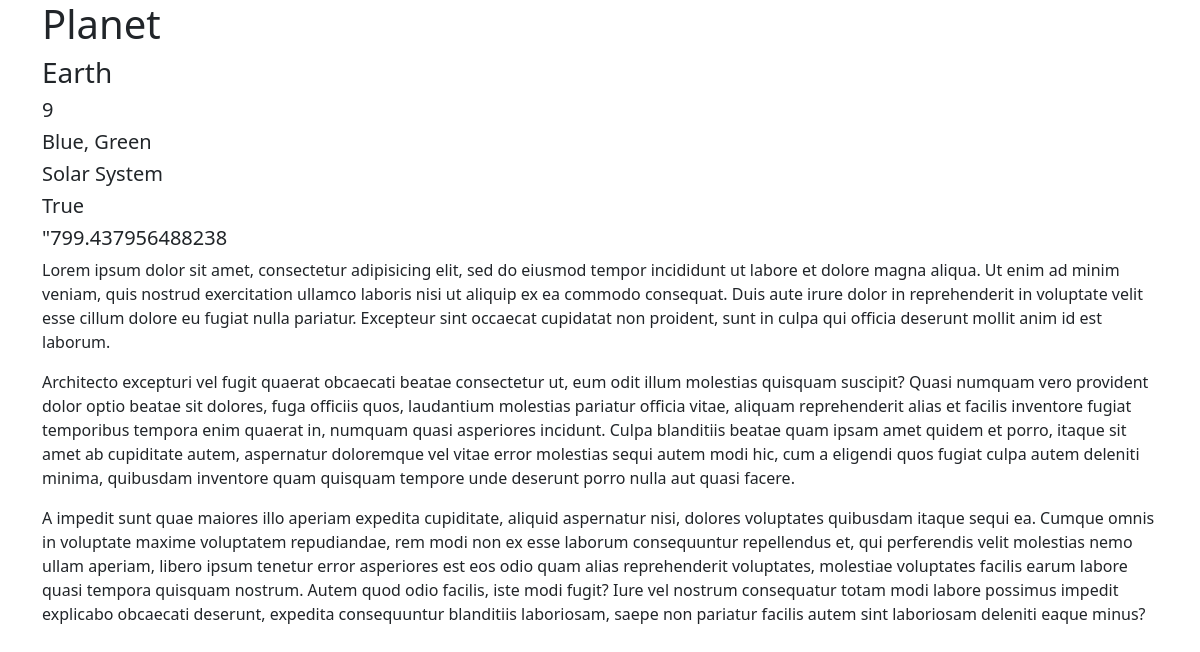
The app's page /planet/1 with its own data.
### StarSystem/models.py (models this page shows, shortened)
class Planet(models.Model):
    name = models.CharField(max_length=100, default=None)
    diameter = models.PositiveIntegerField(default=None)
    color = models.CharField(max_length=100, default=None)
    star_system = models.ForeignKey(
        'StarSystem.StarSystem',
        on_delete=models.SET_NULL,
        null=True,
        related_name='planets'
    )
    life = models.BooleanField(default=False)
    @property
    def square(self):
        s = (pi * self.diameter) ** 2
        return s
    class Meta:
        verbose_name_plural = 'Planets'
        ordering = ['star_system']

class StarSystem(models.Model):
    name = models.CharField(max_length=100, default=None)
    position_x = models.PositiveIntegerField(default=None)
    position_y = models.PositiveIntegerField(default=None)
    galaxy = models.ForeignKey(
        'StarSystem.Galaxy',
        on_delete=models.SET_NULL,
        null=True,
        related_name='starsystems'
    )
    def __str__(self):
        return self.name
    class Meta:
        verbose_name_plural = 'StarSystems'
        ordering = ['galaxy']

### StarSystem/views.py (the view)
# urls.py: path('planet/<int:pk>', PlanetDetailView.as_view(), name='planet-detail'),
class PlanetDetailView(DetailView):
    template_name = 'planet.html'
    model = Planet
    def get_context_data(self, **kwargs):
        context = super().get_context_data(**kwargs)
        return context

### StarSystem/templates/planet.html
{% extends "base.html" %}
{% block content %}
    <h1>Planet</h1>
    <h3>{{planet.name}}</h3>
    <p class="h5">{{planet.diameter}}</p>
    <p class="h5">{{planet.color}}</p>
    <p class="h5">{{planet.star_system}}</p>
    <p class="h5">{{planet.life}}</p>
    <p class="h5">"{{ planet.square }}</p>
    <div class="row">
        <div class="col-12">
        {% lorem 3 p %}
        </div>
     </div>
{% endblock content%}

### records on screen
Planet: name "Earth", diameter "9", color "Blue, Green", star_system "Solar System", life "True", square "799.437956488238"
